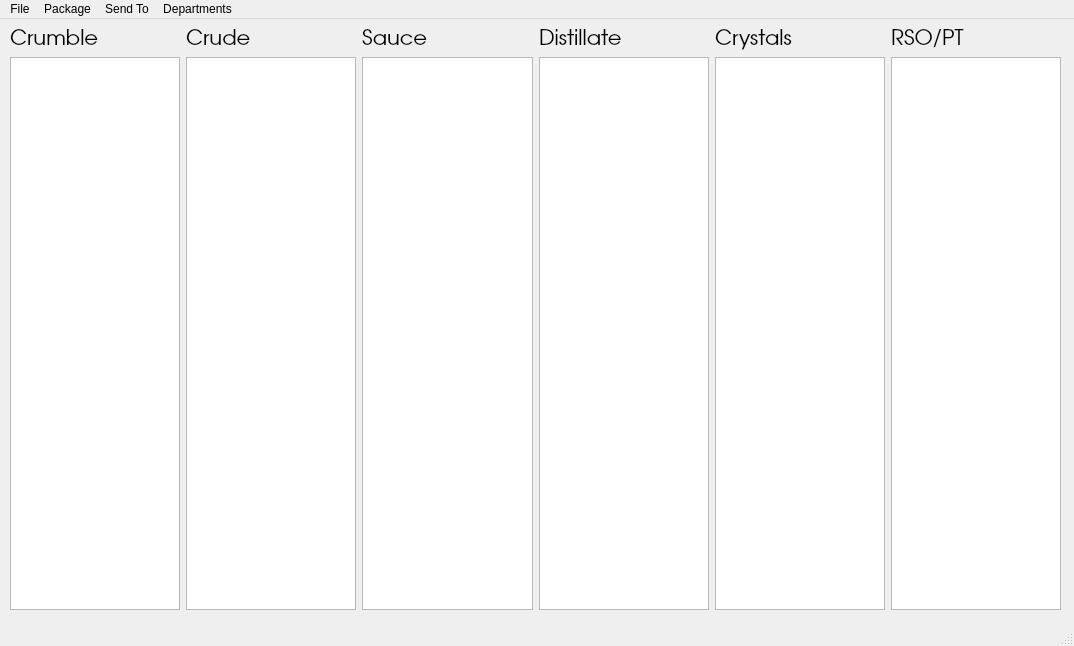
<?xml version="1.0" encoding="UTF-8"?>
<ui version="4.0">
 <class>MainWindow</class>
 <widget class="QMainWindow" name="MainWindow">
  <property name="geometry">
   <rect>
    <x>0</x>
    <y>0</y>
    <width>1074</width>
    <height>646</height>
   </rect>
  </property>
  <property name="windowTitle">
   <string>MainWindow</string>
  </property>
  <widget class="QWidget" name="centralwidget">
   <widget class="QWidget" name="horizontalLayoutWidget">
    <property name="geometry">
     <rect>
      <x>10</x>
      <y>10</y>
      <width>1051</width>
      <height>581</height>
     </rect>
    </property>
    <property name="font">
     <font>
      <family>URW Gothic L</family>
      <pointsize>16</pointsize>
     </font>
    </property>
    <layout class="QHBoxLayout" name="horizontalLayout">
     <item>
      <layout class="QVBoxLayout" name="verticalLayout">
       <item>
        <widget class="QLabel" name="labelCrum">
         <property name="font">
          <font>
           <family>URW Gothic L</family>
           <pointsize>16</pointsize>
          </font>
         </property>
         <property name="text">
          <string>Crumble</string>
         </property>
        </widget>
       </item>
       <item>
        <widget class="QListWidget" name="listCrum">
         <property name="font">
          <font>
           <family>URW Gothic L</family>
           <pointsize>16</pointsize>
          </font>
         </property>
        </widget>
       </item>
      </layout>
     </item>
     <item>
      <layout class="QVBoxLayout" name="verticalLayout_6">
       <item>
        <widget class="QLabel" name="label">
         <property name="text">
          <string>Crude</string>
         </property>
        </widget>
       </item>
       <item>
        <widget class="QListWidget" name="listCrude"/>
       </item>
      </layout>
     </item>
     <item>
      <layout class="QVBoxLayout" name="verticalLayout_2">
       <item>
        <widget class="QLabel" name="labeLive">
         <property name="font">
          <font>
           <family>URW Gothic L</family>
           <pointsize>16</pointsize>
          </font>
         </property>
         <property name="text">
          <string>Sauce</string>
         </property>
        </widget>
       </item>
       <item>
        <widget class="QListWidget" name="listLive">
         <property name="font">
          <font>
           <family>URW Gothic L</family>
           <pointsize>16</pointsize>
          </font>
         </property>
        </widget>
       </item>
      </layout>
     </item>
     <item>
      <layout class="QVBoxLayout" name="verticalLayout_4">
       <item>
        <widget class="QLabel" name="labelDisto">
         <property name="font">
          <font>
           <family>URW Gothic L</family>
           <pointsize>16</pointsize>
          </font>
         </property>
         <property name="text">
          <string>Distillate</string>
         </property>
        </widget>
       </item>
       <item>
        <widget class="QListWidget" name="listDisto">
         <property name="font">
          <font>
           <family>URW Gothic L</family>
           <pointsize>16</pointsize>
          </font>
         </property>
        </widget>
       </item>
      </layout>
     </item>
     <item>
      <layout class="QVBoxLayout" name="verticalLayout_3">
       <item>
        <widget class="QLabel" name="labelCry">
         <property name="font">
          <font>
           <family>URW Gothic L</family>
           <pointsize>16</pointsize>
          </font>
         </property>
         <property name="text">
          <string>Crystals</string>
         </property>
        </widget>
       </item>
       <item>
        <widget class="QListWidget" name="listCry">
         <property name="font">
          <font>
           <family>URW Gothic L</family>
           <pointsize>16</pointsize>
          </font>
         </property>
        </widget>
       </item>
      </layout>
     </item>
     <item>
      <layout class="QVBoxLayout" name="verticalLayout_5">
       <item>
        <widget class="QLabel" name="labelRsopt">
         <property name="font">
          <font>
           <family>URW Gothic L</family>
           <pointsize>16</pointsize>
          </font>
         </property>
         <property name="text">
          <string>RSO/PT</string>
         </property>
        </widget>
       </item>
       <item>
        <widget class="QListWidget" name="listRsopt">
         <property name="font">
          <font>
           <family>URW Gothic L</family>
           <pointsize>16</pointsize>
          </font>
         </property>
        </widget>
       </item>
      </layout>
     </item>
    </layout>
   </widget>
  </widget>
  <widget class="QMenuBar" name="menubar">
   <property name="geometry">
    <rect>
     <x>0</x>
     <y>0</y>
     <width>1074</width>
     <height>25</height>
    </rect>
   </property>
   <widget class="QMenu" name="menuFile">
    <property name="title">
     <string>File</string>
    </property>
    <addaction name="actionSave"/>
    <addaction name="actionQuit"/>
   </widget>
   <widget class="QMenu" name="menuPackage">
    <property name="title">
     <string>Package</string>
    </property>
    <addaction name="actionPackage_Selected"/>
   </widget>
   <widget class="QMenu" name="menuSend_To">
    <property name="title">
     <string>Send To</string>
    </property>
    <addaction name="actionSend_to_Bulk"/>
    <addaction name="actionMake_RSO_PT"/>
   </widget>
   <widget class="QMenu" name="menuPages">
    <property name="title">
     <string>Departments</string>
    </property>
    <addaction name="actionCustomer_Relations"/>
    <addaction name="actionIntake"/>
    <addaction name="actionLab"/>
    <addaction name="actionFinishing"/>
    <addaction name="actionYield"/>
    <addaction name="actionProduct_Management"/>
    <addaction name="actionDistillate"/>
    <addaction name="actionPOS"/>
    <addaction name="separator"/>
    <addaction name="actionPage_Switch_On_Off"/>
   </widget>
   <addaction name="menuFile"/>
   <addaction name="menuPackage"/>
   <addaction name="menuSend_To"/>
   <addaction name="menuPages"/>
  </widget>
  <widget class="QStatusBar" name="statusbar"/>
  <action name="actionSave">
   <property name="text">
    <string>Save</string>
   </property>
  </action>
  <action name="actionQuit">
   <property name="text">
    <string>Quit</string>
   </property>
  </action>
  <action name="actionPackage_Selected">
   <property name="text">
    <string>Package Selected</string>
   </property>
  </action>
  <action name="actionSend_to_Bulk">
   <property name="text">
    <string>Send to Bulk</string>
   </property>
  </action>
  <action name="actionRSO_PT">
   <property name="text">
    <string>RSO/PT</string>
   </property>
  </action>
  <action name="actionMake_RSO_PT">
   <property name="text">
    <string>Make/Flavor</string>
   </property>
  </action>
  <action name="actionMake_Flavored_Distillate">
   <property name="text">
    <string>Make Flavored Distillate</string>
   </property>
  </action>
  <action name="actionCustomer_Relations">
   <property name="text">
    <string>Customer Relations</string>
   </property>
  </action>
  <action name="actionIntake">
   <property name="text">
    <string>Intake</string>
   </property>
  </action>
  <action name="actionLab">
   <property name="text">
    <string>Lab</string>
   </property>
  </action>
  <action name="actionFinishing">
   <property name="text">
    <string>Finishing</string>
   </property>
  </action>
  <action name="actionYield">
   <property name="text">
    <string>Yield</string>
   </property>
  </action>
  <action name="actionProduct_Management">
   <property name="text">
    <string>Product Management</string>
   </property>
  </action>
  <action name="actionDistillate">
   <property name="text">
    <string>Distillate</string>
   </property>
  </action>
  <action name="actionPOS">
   <property name="text">
    <string>POS</string>
   </property>
  </action>
  <action name="actionPage_Switch_On_Off">
   <property name="checkable">
    <bool>true</bool>
   </property>
   <property name="checked">
    <bool>true</bool>
   </property>
   <property name="text">
    <string>Page Switch On/Off</string>
   </property>
  </action>
 </widget>
 <resources/>
 <connections/>
</ui>
